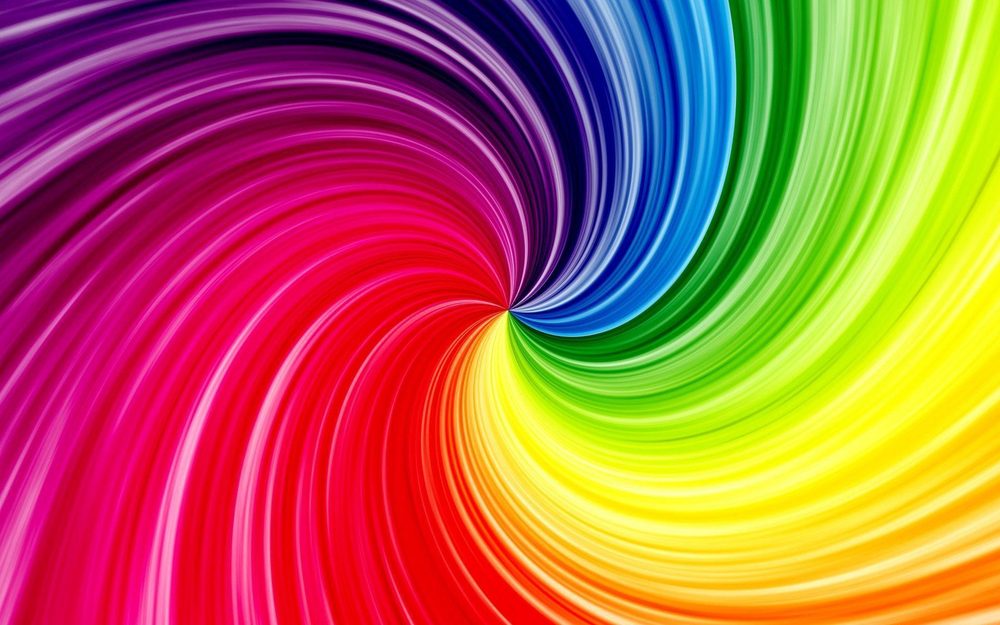
#> input picture task_2/subtask_2/img.png, 1000 x 625 px, shrunk from 1920 x 1200 before the run
$ python main.py
#> lines starting #> are read from the running program, lines starting #| are printed output that depends on the picture
from PIL import Image
def main():
    image=Image.open("img.png")
#> image is the input picture: PIL image 1000x625 RGB; mean R, G, B 177.7, 102.5, 76.9
    bw_image=image.convert("L")
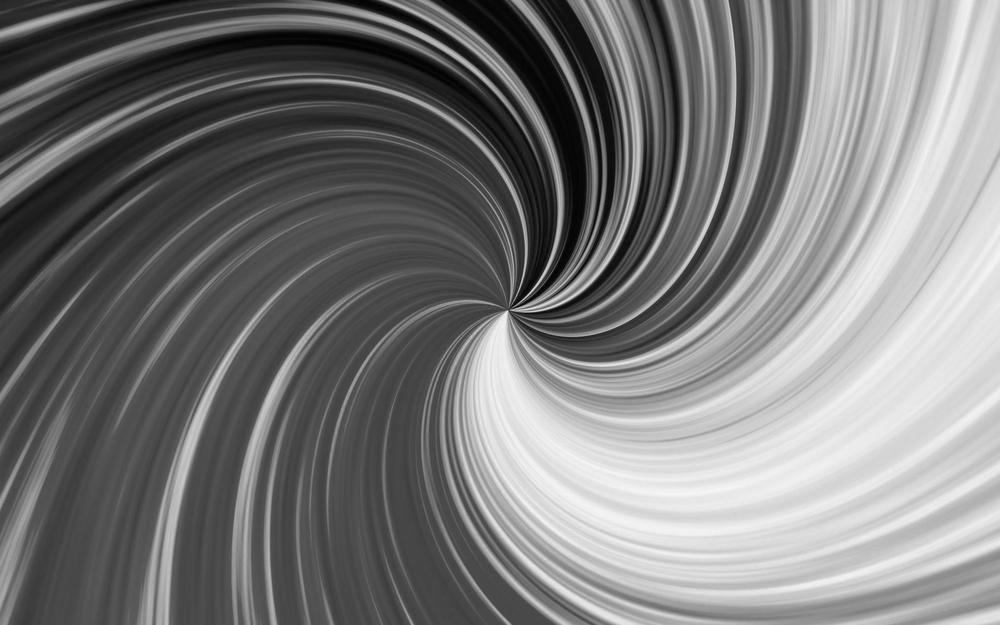
#> bw_image: PIL image 1000x625 L; min 2, max 246, mean 122.1
    bw_image.show()
main()
